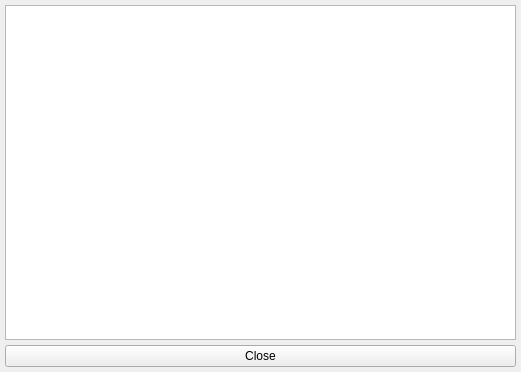
<?xml version="1.0" encoding="UTF-8"?>
<ui version="4.0">
 <class>LicenseForm</class>
 <widget class="QWidget" name="LicenseForm">
  <property name="geometry">
   <rect>
    <x>0</x>
    <y>0</y>
    <width>521</width>
    <height>372</height>
   </rect>
  </property>
  <property name="windowTitle">
   <string>License</string>
  </property>
  <layout class="QVBoxLayout" name="verticalLayout">
   <property name="spacing">
    <number>5</number>
   </property>
   <property name="leftMargin">
    <number>5</number>
   </property>
   <property name="topMargin">
    <number>5</number>
   </property>
   <property name="rightMargin">
    <number>5</number>
   </property>
   <property name="bottomMargin">
    <number>5</number>
   </property>
   <item>
    <widget class="QTextEdit" name="about_textedit">
     <property name="lineWrapMode">
      <enum>QTextEdit::WidgetWidth</enum>
     </property>
     <property name="readOnly">
      <bool>true</bool>
     </property>
    </widget>
   </item>
   <item>
    <layout class="QHBoxLayout" name="horizontalLayout">
     <item>
      <widget class="QPushButton" name="close_button">
       <property name="text">
        <string>Close</string>
       </property>
      </widget>
     </item>
    </layout>
   </item>
  </layout>
 </widget>
 <resources/>
 <connections>
  <connection>
   <sender>close_button</sender>
   <signal>clicked()</signal>
   <receiver>LicenseForm</receiver>
   <slot>close()</slot>
   <hints>
    <hint type="sourcelabel">
     <x>305</x>
     <y>367</y>
    </hint>
    <hint type="destinationlabel">
     <x>305</x>
     <y>191</y>
    </hint>
   </hints>
  </connection>
 </connections>
</ui>
